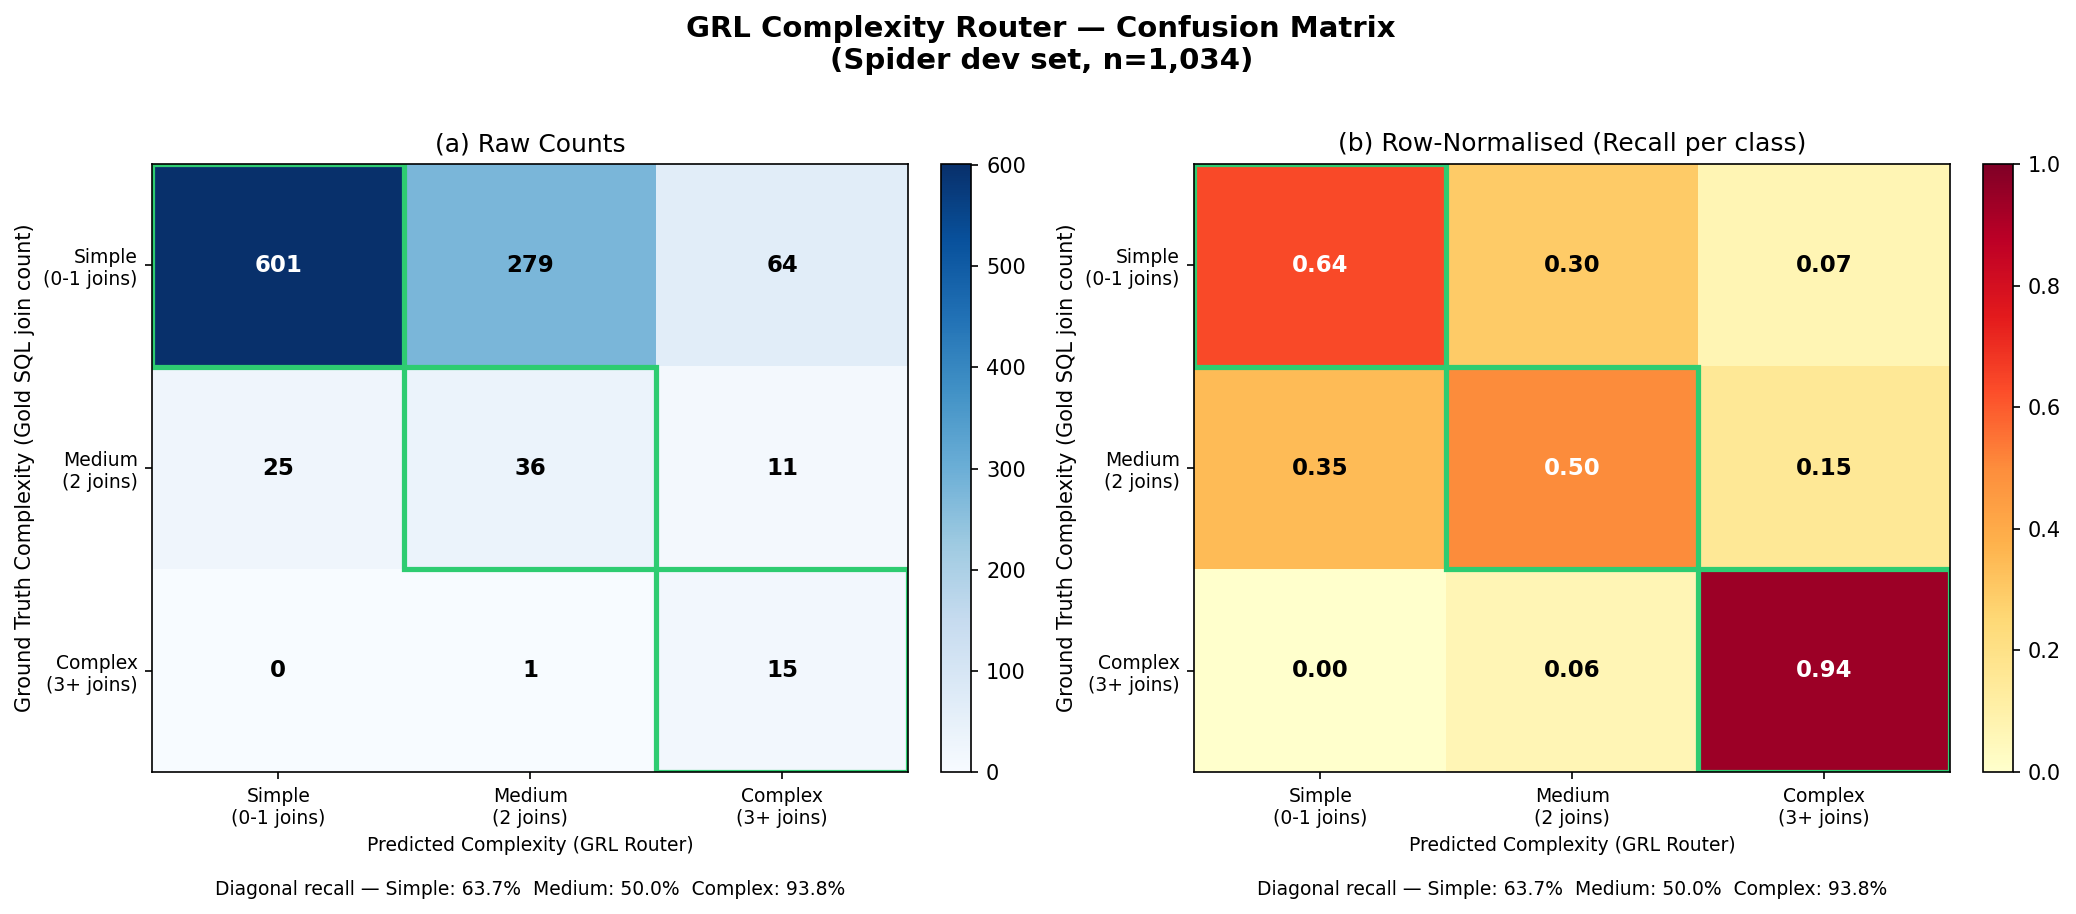

Recreate this plot in Python.
#!/usr/bin/env python3
"""
confusion_matrix_router.py
==========================
Generates a Confusion Matrix for the GRL Complexity Router
across the 1034 HITL results.

Axes:
  - Ground Truth: join-count complexity derived from gold_sql
  - Predicted:    GRL Router prediction (logistic regression)

Classes: Simple (0-1 joins), Medium (2 joins), Complex (3+ joins)
"""

import json
import pickle
import sys
from pathlib import Path

import matplotlib.pyplot as plt
import matplotlib.patches as mpatches
import numpy as np
from sklearn.metrics import confusion_matrix, classification_report

ROOT = Path(__file__).parent
sys.path.insert(0, str(ROOT / "graph_hitl_framework"))
sys.path.insert(0, str(ROOT / "StructGPT-Ollama"))

from schema_graph import count_joins_in_sql
from grl_router import GRLRouter, join_count_to_label, LABEL_TO_ROUTE

# ── Load data ──────────────────────────────────────────────────────────────────

results_path    = ROOT / "hitl_results_1034.json"
model_path      = ROOT / "graph_hitl_framework/cache/grl_router_model_1034.pkl"
embeddings_path = ROOT / "graph_hitl_framework/cache/schema_embeddings.pkl"

with open(results_path) as f:
    data = json.load(f)

results = data["results"]
print(f"Loaded {len(results)} results.")

# ── Load router ────────────────────────────────────────────────────────────────

print("Loading GRL Router …")
router = GRLRouter.load(
    model_path=str(model_path),
    embeddings_path=str(embeddings_path),
    use_encoder=False,   # text-only features; keeps runtime fast
)
print("Router ready.")

# ── Compute ground truth & predictions ────────────────────────────────────────

y_true, y_pred, mismatches = [], [], []

for r in results:
    question = r.get("question", "")
    db_id    = r.get("db_id", "")
    gold_sql = r.get("gold_sql", "")

    if not question or not db_id or not gold_sql:
        continue

    # Ground truth from join count in gold SQL
    n_joins  = count_joins_in_sql(gold_sql)
    true_lbl = join_count_to_label(n_joins)

    # Router prediction
    route_out = router.route(question=question, db_id=db_id)
    pred_lbl  = {"simple": 0, "medium": 1, "complex": 2}[route_out["route"]]

    y_true.append(true_lbl)
    y_pred.append(pred_lbl)

    if true_lbl != pred_lbl:
        mismatches.append({
            "id":        r.get("id"),
            "question":  question,
            "gold_sql":  gold_sql,
            "n_joins":   n_joins,
            "true":      LABEL_TO_ROUTE[true_lbl],
            "predicted": LABEL_TO_ROUTE[pred_lbl],
            "passed":    r.get("passed"),
            "iterations": r.get("iterations"),
        })

y_true = np.array(y_true)
y_pred = np.array(y_pred)

labels     = [0, 1, 2]
label_names = ["Simple\n(0-1 joins)", "Medium\n(2 joins)", "Complex\n(3+ joins)"]
short_names = ["Simple", "Medium", "Complex"]

print(f"\nTotal samples: {len(y_true)}")
print(f"Misclassified: {len(mismatches)}")

# ── Print classification report ───────────────────────────────────────────────

print("\n── GRL Router Classification Report (full 1034 set) ──")
print(classification_report(y_true, y_pred, target_names=short_names))

# ── Build confusion matrix ─────────────────────────────────────────────────────

cm = confusion_matrix(y_true, y_pred, labels=labels)
cm_norm = cm.astype(float) / cm.sum(axis=1, keepdims=True)

# ── Plot ───────────────────────────────────────────────────────────────────────

fig, axes = plt.subplots(1, 2, figsize=(14, 6))
fig.suptitle("GRL Complexity Router — Confusion Matrix\n(Spider dev set, n=1,034)",
             fontsize=14, fontweight="bold", y=1.01)

def draw_cm(ax, matrix, title, fmt, cmap, vmin, vmax, annot_fn):
    im = ax.imshow(matrix, interpolation="nearest", cmap=cmap,
                   vmin=vmin, vmax=vmax, aspect="auto")
    plt.colorbar(im, ax=ax, fraction=0.046, pad=0.04)
    ax.set(title=title,
           xticks=range(3), yticks=range(3),
           xticklabels=label_names, yticklabels=label_names,
           xlabel="Predicted Complexity (GRL Router)",
           ylabel="Ground Truth Complexity (Gold SQL join count)")
    ax.xaxis.set_label_position("bottom")
    ax.tick_params(axis="x", labelsize=9)
    ax.tick_params(axis="y", labelsize=9)

    thresh = (matrix.max() + matrix.min()) / 2.0
    for i in range(3):
        for j in range(3):
            color = "white" if matrix[i, j] > thresh else "black"
            ax.text(j, i, annot_fn(matrix[i, j]),
                    ha="center", va="center", fontsize=11,
                    fontweight="bold", color=color)

    # Highlight diagonal
    for k in range(3):
        rect = plt.Rectangle((k - 0.5, k - 0.5), 1, 1,
                              linewidth=2.5, edgecolor="#2ecc71",
                              facecolor="none")
        ax.add_patch(rect)


# Left: raw counts
draw_cm(axes[0], cm,
        title="(a) Raw Counts",
        fmt=None, cmap="Blues",
        vmin=0, vmax=cm.max(),
        annot_fn=lambda v: f"{int(v)}")

# Right: row-normalised (recall per class)
draw_cm(axes[1], cm_norm,
        title="(b) Row-Normalised (Recall per class)",
        fmt=None, cmap="YlOrRd",
        vmin=0, vmax=1,
        annot_fn=lambda v: f"{v:.2f}")

# ── Add per-class accuracy annotation ─────────────────────────────────────────

for ax in axes:
    diag_txt = "  ".join(
        f"{short_names[i]}: {cm_norm[i,i]*100:.1f}%"
        for i in range(3)
    )
    ax.set_xlabel(
        f"Predicted Complexity (GRL Router)\n\nDiagonal recall — {diag_txt}",
        fontsize=9
    )

plt.tight_layout()
out_path = ROOT / "confusion_matrix_router.png"
plt.savefig(out_path, dpi=150, bbox_inches="tight")
print(f"\nSaved → {out_path}")
plt.show()

# ── Misalignment summary ───────────────────────────────────────────────────────

print("\n── Misalignment analysis ──")
from collections import Counter

direction = Counter(
    f"{m['true']} → {m['predicted']}" for m in mismatches
)
for k, v in direction.most_common():
    pct = v / len(y_true) * 100
    print(f"  {k:30s}  n={v:4d}  ({pct:.1f}%)")

# Pass rate per (true, predicted) cell
print("\n── Pass rate per confusion cell ──")
cell_pass  = np.zeros((3, 3), dtype=float)
cell_total = np.zeros((3, 3), dtype=int)

for r, t, p in zip(results, y_true, y_pred):
    cell_total[t, p] += 1
    if r.get("passed"):
        cell_pass[t, p] += 1

with np.errstate(invalid="ignore"):
    cell_rate = np.where(cell_total > 0, cell_pass / cell_total, np.nan)

print(f"{'':30s}  " + "  ".join(f"{s:>10}" for s in short_names))
for i, row_name in enumerate(short_names):
    vals = "  ".join(
        f"{cell_rate[i,j]*100:9.1f}%" if not np.isnan(cell_rate[i,j]) else f"{'N/A':>10}"
        for j in range(3)
    )
    print(f"  GT {row_name:25s}  {vals}")
